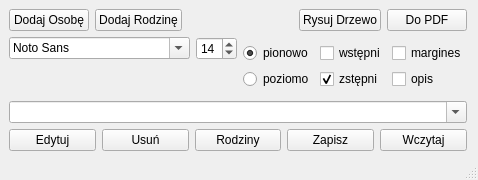
<?xml version="1.0" encoding="UTF-8"?>
<ui version="4.0">
 <class>MainWindow</class>
 <widget class="QMainWindow" name="MainWindow">
  <property name="geometry">
   <rect>
    <x>0</x>
    <y>0</y>
    <width>478</width>
    <height>180</height>
   </rect>
  </property>
  <property name="sizePolicy">
   <sizepolicy hsizetype="MinimumExpanding" vsizetype="MinimumExpanding">
    <horstretch>0</horstretch>
    <verstretch>0</verstretch>
   </sizepolicy>
  </property>
  <property name="windowTitle">
   <string>FamilyTree</string>
  </property>
  <property name="windowIcon">
   <iconset>
    <normaloff>tree-icon-0.png</normaloff>tree-icon-0.png</iconset>
  </property>
  <property name="locale">
   <locale language="Polish" country="Poland"/>
  </property>
  <widget class="QWidget" name="centralwidget">
   <widget class="QWidget" name="layoutWidget">
    <property name="geometry">
     <rect>
      <x>9</x>
      <y>9</y>
      <width>458</width>
      <height>142</height>
     </rect>
    </property>
    <layout class="QGridLayout" name="gridLayout_15">
     <item row="0" column="0">
      <layout class="QGridLayout" name="gridLayout_13">
       <item row="0" column="0">
        <layout class="QGridLayout" name="gridLayout_12">
         <item row="0" column="0">
          <layout class="QGridLayout" name="gridLayout_9">
           <item row="0" column="1">
            <widget class="QPushButton" name="addFamily">
             <property name="text">
              <string>Dodaj Rodzinę</string>
             </property>
            </widget>
           </item>
           <item row="0" column="2">
            <spacer name="horizontalSpacer_2">
             <property name="orientation">
              <enum>Qt::Horizontal</enum>
             </property>
             <property name="sizeHint" stdset="0">
              <size>
               <width>40</width>
               <height>20</height>
              </size>
             </property>
            </spacer>
           </item>
           <item row="0" column="0">
            <widget class="QPushButton" name="addPerson">
             <property name="text">
              <string>Dodaj Osobę</string>
             </property>
            </widget>
           </item>
           <item row="0" column="4">
            <widget class="QPushButton" name="printPdf">
             <property name="text">
              <string>Do PDF</string>
             </property>
            </widget>
           </item>
           <item row="0" column="3">
            <widget class="QPushButton" name="drawTree">
             <property name="text">
              <string>Rysuj Drzewo</string>
             </property>
            </widget>
           </item>
          </layout>
         </item>
         <item row="1" column="0">
          <layout class="QGridLayout" name="gridLayout_11">
           <item row="0" column="1">
            <layout class="QGridLayout" name="gridLayout_7">
             <item row="0" column="1">
              <layout class="QGridLayout" name="gridLayout_5">
               <item row="1" column="0">
                <widget class="QCheckBox" name="posterityCheckBox">
                 <property name="text">
                  <string>zstępni</string>
                 </property>
                 <property name="checked">
                  <bool>true</bool>
                 </property>
                </widget>
               </item>
               <item row="0" column="0">
                <widget class="QCheckBox" name="ancestorsCheckBox">
                 <property name="text">
                  <string>wstępni</string>
                 </property>
                 <property name="checked">
                  <bool>false</bool>
                 </property>
                </widget>
               </item>
              </layout>
             </item>
             <item row="0" column="0">
              <layout class="QGridLayout" name="gridLayout_6">
               <item row="0" column="0">
                <widget class="QRadioButton" name="drawVertically">
                 <property name="text">
                  <string>pionowo</string>
                 </property>
                 <property name="checked">
                  <bool>true</bool>
                 </property>
                </widget>
               </item>
               <item row="1" column="0">
                <widget class="QRadioButton" name="drawHorizontally">
                 <property name="text">
                  <string>poziomo</string>
                 </property>
                </widget>
               </item>
              </layout>
             </item>
             <item row="0" column="2">
              <layout class="QGridLayout" name="gridLayout_4">
               <item row="1" column="0">
                <widget class="QCheckBox" name="descriptionCheckBox">
                 <property name="text">
                  <string>opis</string>
                 </property>
                 <property name="checked">
                  <bool>false</bool>
                 </property>
                </widget>
               </item>
               <item row="0" column="0">
                <widget class="QCheckBox" name="marginCheckBox">
                 <property name="text">
                  <string>margines</string>
                 </property>
                </widget>
               </item>
              </layout>
             </item>
            </layout>
           </item>
           <item row="0" column="0">
            <layout class="QGridLayout" name="gridLayout_10">
             <item row="0" column="0">
              <layout class="QGridLayout" name="gridLayout_8">
               <item row="0" column="0">
                <widget class="QFontComboBox" name="fontComboBox">
                 <property name="currentText">
                  <string>Monotype Corsiva</string>
                 </property>
                 <property name="currentFont">
                  <font>
                   <family>Monotype Corsiva</family>
                   <pointsize>12</pointsize>
                   <italic>true</italic>
                  </font>
                 </property>
                </widget>
               </item>
               <item row="0" column="1">
                <widget class="QSpinBox" name="fontSize">
                 <property name="maximumSize">
                  <size>
                   <width>50</width>
                   <height>16777215</height>
                  </size>
                 </property>
                 <property name="value">
                  <number>14</number>
                 </property>
                </widget>
               </item>
              </layout>
             </item>
             <item row="1" column="0">
              <spacer name="verticalSpacer_2">
               <property name="orientation">
                <enum>Qt::Vertical</enum>
               </property>
               <property name="sizeHint" stdset="0">
                <size>
                 <width>148</width>
                 <height>13</height>
                </size>
               </property>
              </spacer>
             </item>
            </layout>
           </item>
          </layout>
         </item>
        </layout>
       </item>
       <item row="1" column="0">
        <widget class="QComboBox" name="peopleList">
         <property name="enabled">
          <bool>true</bool>
         </property>
         <property name="editable">
          <bool>true</bool>
         </property>
         <property name="insertPolicy">
          <enum>QComboBox::NoInsert</enum>
         </property>
         <property name="frame">
          <bool>true</bool>
         </property>
        </widget>
       </item>
      </layout>
     </item>
     <item row="1" column="0">
      <layout class="QGridLayout" name="gridLayout_14">
       <item row="0" column="2">
        <widget class="QPushButton" name="personsFamilies">
         <property name="text">
          <string>Rodziny</string>
         </property>
        </widget>
       </item>
       <item row="0" column="3">
        <widget class="QPushButton" name="saveButton">
         <property name="text">
          <string>Zapisz</string>
         </property>
        </widget>
       </item>
       <item row="0" column="0">
        <widget class="QPushButton" name="editPerson">
         <property name="text">
          <string>Edytuj</string>
         </property>
        </widget>
       </item>
       <item row="0" column="4">
        <widget class="QPushButton" name="loadButton">
         <property name="text">
          <string>Wczytaj</string>
         </property>
        </widget>
       </item>
       <item row="0" column="1">
        <widget class="QPushButton" name="deletePerson">
         <property name="text">
          <string>Usuń</string>
         </property>
        </widget>
       </item>
      </layout>
     </item>
    </layout>
   </widget>
   <widget class="QWidget" name="layoutWidget">
    <property name="geometry">
     <rect>
      <x>10</x>
      <y>160</y>
      <width>451</width>
      <height>133</height>
     </rect>
    </property>
    <layout class="QGridLayout" name="descriptionLayout">
     <item row="0" column="0">
      <layout class="QGridLayout" name="gridLayout">
       <item row="0" column="0">
        <widget class="QLabel" name="descriptionLabel">
         <property name="maximumSize">
          <size>
           <width>50</width>
           <height>16777215</height>
          </size>
         </property>
         <property name="text">
          <string>Opis:</string>
         </property>
        </widget>
       </item>
       <item row="0" column="2">
        <widget class="QSpinBox" name="descriptionFontSize">
         <property name="maximumSize">
          <size>
           <width>50</width>
           <height>16777215</height>
          </size>
         </property>
         <property name="value">
          <number>72</number>
         </property>
        </widget>
       </item>
       <item row="0" column="1">
        <widget class="QFontComboBox" name="descriptionFont">
         <property name="currentText">
          <string>Monotype Corsiva</string>
         </property>
         <property name="currentFont">
          <font>
           <family>Monotype Corsiva</family>
           <pointsize>12</pointsize>
           <italic>true</italic>
          </font>
         </property>
        </widget>
       </item>
      </layout>
     </item>
     <item row="1" column="0">
      <widget class="QTextEdit" name="descriptionText">
       <property name="maximumSize">
        <size>
         <width>16777215</width>
         <height>100</height>
        </size>
       </property>
      </widget>
     </item>
    </layout>
   </widget>
  </widget>
  <widget class="QMenuBar" name="menubar">
   <property name="geometry">
    <rect>
     <x>0</x>
     <y>0</y>
     <width>478</width>
     <height>20</height>
    </rect>
   </property>
  </widget>
  <widget class="QStatusBar" name="statusbar"/>
 </widget>
 <resources/>
 <connections/>
</ui>
